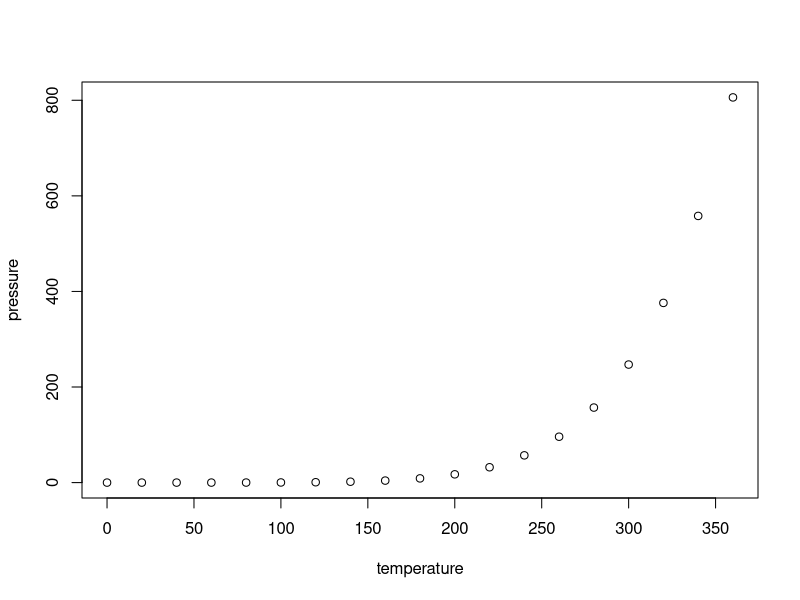
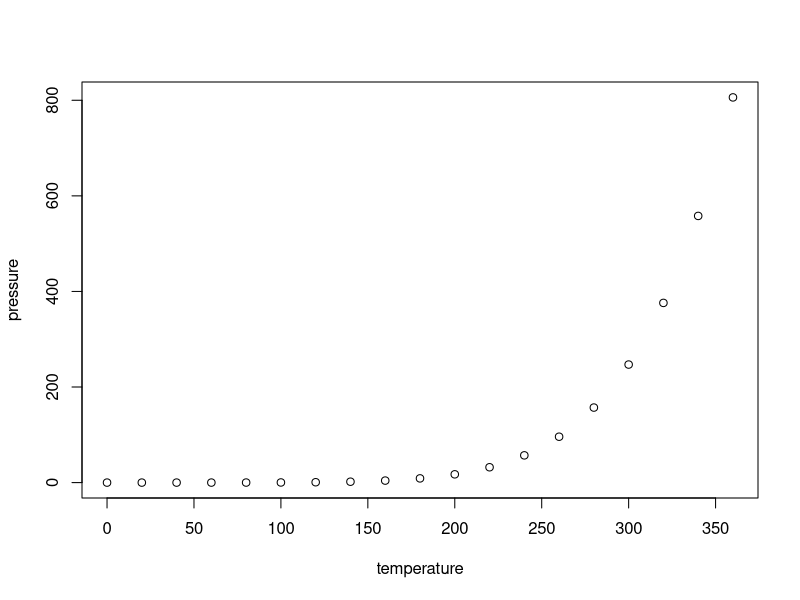
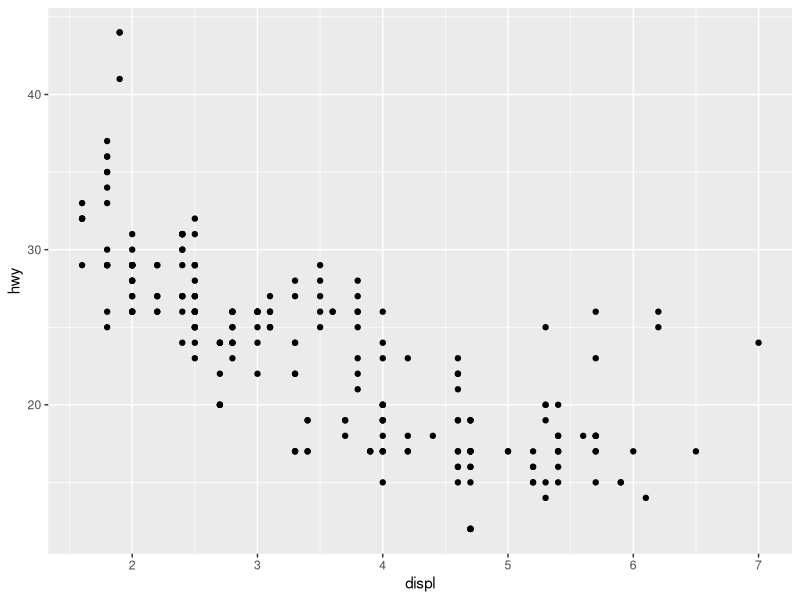
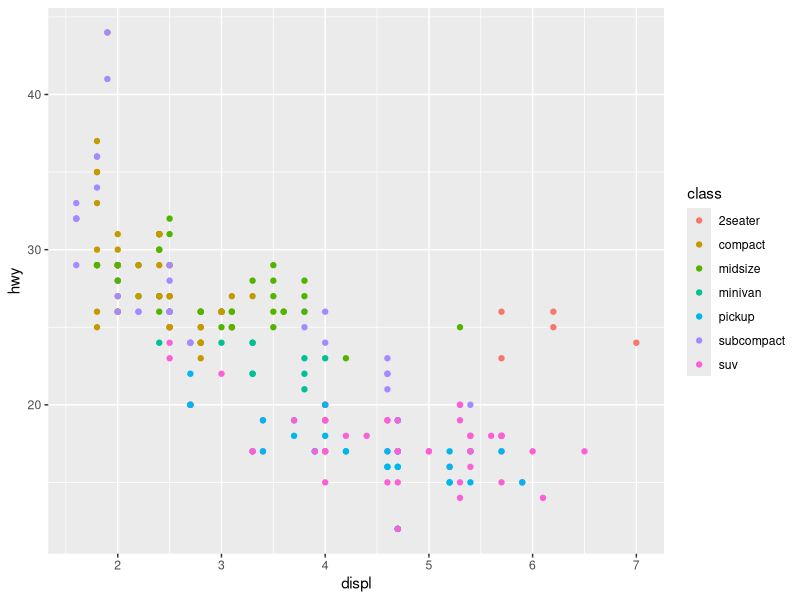
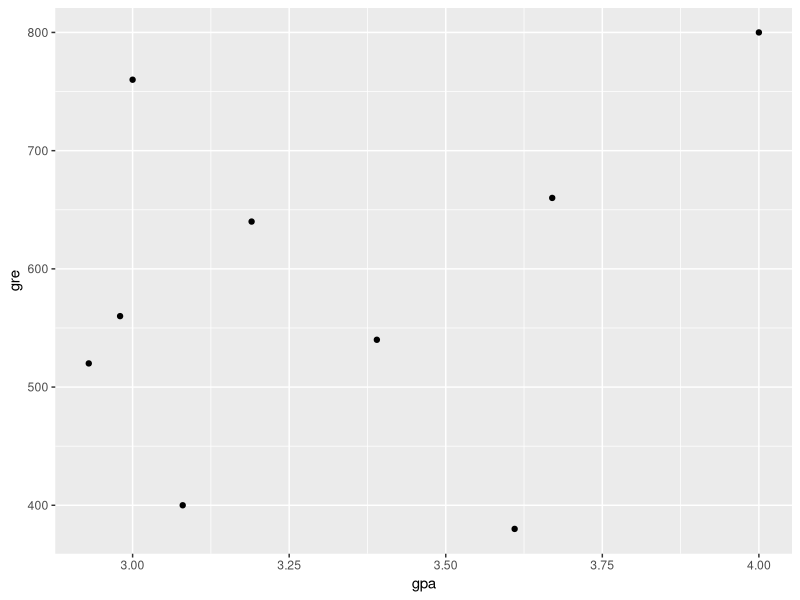

Recreate these plots in R, in order.
## ---- chunk 1
# use this function to conveniently load libraries and work smoothly with knitting
# can add quietly=T option to the require() function
# note that using this function requires quotes around the package name, as you would when installing packages.
loadPkg = function(x) { if (!require(x,character.only=T, quietly =T)) { install.packages(x,dep=T,repos="http://cran.us.r-project.org"); if(!require(x,character.only=T)) stop("Package not found") } }
# unload/detact package when done using it
# detach_package = function(pkg, character.only = FALSE) { if(!character.only) { pkg <- deparse(substitute(pkg)) } search_item <- paste("package", pkg, sep = ":") while(search_item %in% search()) { detach(search_item, unload = TRUE, character.only = TRUE) } }
# loadPkg("knitr")
## ---- chunk 2
# some of common options (and the defaults) are: 
# include=T, eval=T, echo=T, results='hide'/'asis',..., collapse=F, warning=T, message=T, error=T, cache=T, fig.width=6, fig.height=4, fig.dim=c(6,4) #inches, fig.align='left'/'center','right', 
# knitr::opts_chunk$set(warning = F, results = T, message = F)
knitr::opts_chunk$set(warning = F, results = F, message = F)
# knitr::opts_chunk$set(include = F)
# knitr::opts_chunk$set(echo = TRUE)
options(scientific=T, digits = 3) 
# options(scipen=9, digits = 3) 
# ‘scipen’: integer. A penalty to be applied when deciding to print numeric values in fixed or exponential notation.  Positive values bias towards fixed and negative towards scientific notation: fixed notation will be preferred unless it is more than ‘scipen’ digits wider.
# use scipen=999 to prevent scientific notation at all times
## ---- chunk 3
summary(cars)
# USER 1: Add the following 2 lines before line 47 (summary(cars)). Also add a comment with your initial so that others know you added that. Then commit to your branch.
# This is added by ??? testing
# head(cars) # (Add without the comment sign at the start of line, of course). 
## ---- chunk 4
summary(pressure)
plot(pressure)
# USER 2: Delete the line summary(pressure) above, then add the following 2 lines in place of it. Also add a comment with your initial so that others know you added that. Then commit to your branch.
# This is added by ???
# tail(pressure,8)
## ---- chunk 5
summary(pressure)
plot(pressure)
## ---- chunk 6
loadPkg("ggplot2") # you can use library with or without double quotes. But install.packages requires double quotes.
# edit(mpg)
# ?mpg # same as help(mpg)
head(mpg)
ggplot(data=mpg)+
  geom_point(mapping = aes(x=displ, y=hwy))
## ---- chunk 7
ggplot(data=mpg)+
  geom_point(mapping = aes(x=displ, y=hwy, color=class))
## ---- chunk 8
getwd()
## ---- chunk 9
# Admit = data.frame(read.csv("LogRegAdmit.csv"))
Admit = data.frame(c(0,1,1,1,0,1,1,0,1),c(380,660,800,640,520,760,560,400,540),c(3.61,3.67,4.00,3.19,2.93,3.00, 2.98, 3.08, 3.39),c(3,3,1,4,4,2,1,2,3))
colnames(Admit) = c('admit','gre','gpa','rank')
head(Admit)
## ---- chunk 10
# loadPkg("ggplot2")
head(Admit)
loadPkg("tidyverse")
glimpse(Admit)
ggplot(data=Admit)+
  geom_point(mapping = aes(x=gpa, y=gre))
# detach("package:ggplot2", unload = T) # consider detach packages no longer use to free up system memory
